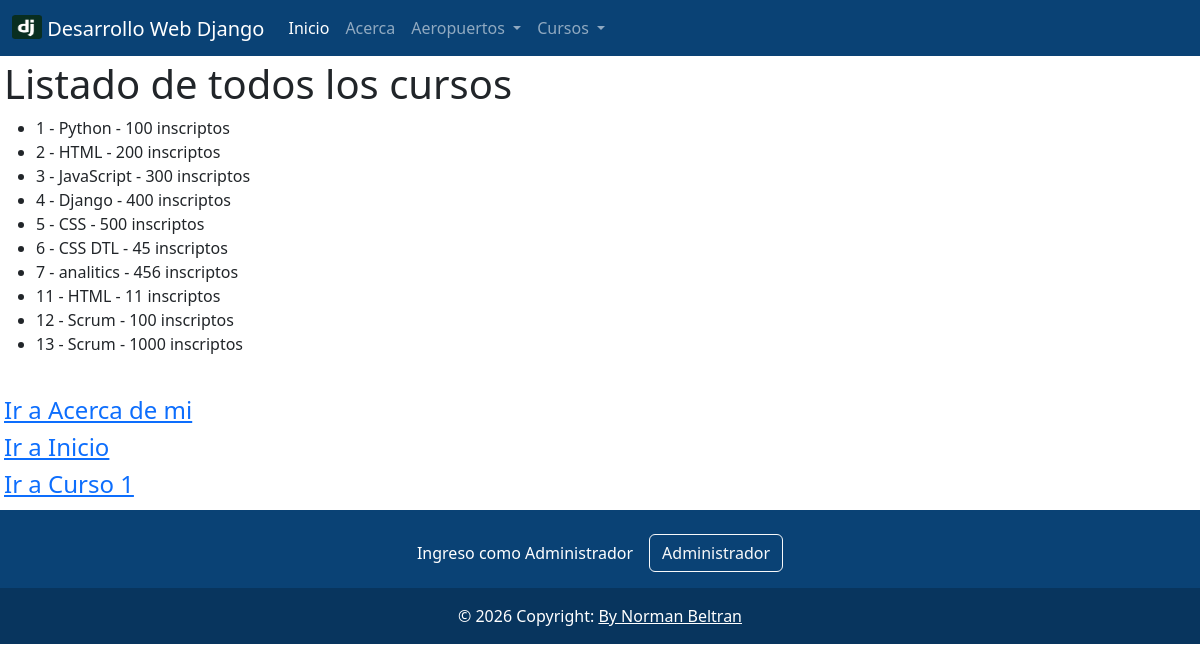
The page /miapp/allcursos/ on the database its author committed.
### miapp/views.py (the view)
# urls.py: path("allcursos/", views.allCursos, name="allcursos"),
def allCursos(request):
    conn = sqlite3.connect('curso.db')
    cursor = conn.cursor()
    cursor.execute("SELECT id, nombre, inscriptos FROM cursos;")
    cursos = cursor.fetchall()
    ctx={"cursos": cursos}
    conn.close()
    return render(request, "miapp/allcursos.html", ctx)

### miapp/templates/miapp/allcursos.html (shortened to what this page needs)
{% extends 'miapp/base.html' %}
{% load static %}
{% block content %}
<body>
    <h1>Listado de todos los cursos</h1>
    <ul>
        {% for id, nombre, inscriptos in cursos %}
            <li>{{ id }} - {{ nombre }} - {{ inscriptos }} inscriptos</li>
        {% endfor %}
    </ul>
</body>
<br>
<h4><a href="{% url 'acerca' %}">Ir a Acerca de mi</a><br></h4>
<h4><a href="{% url 'index' %}">Ir a Inicio</a><br></h4>
<h4><a href="{% url 'uncurso' id=1 %}">Ir a Curso 1</a><br></h4>
{% endblock content %}

### rows shown on the page
cursos: id "1", nombre "Python", inscriptos "100"
cursos: id "2", nombre "HTML", inscriptos "200"
cursos: id "3", nombre "JavaScript", inscriptos "300"
cursos: id "4", nombre "Django", inscriptos "400"
cursos: id "5", nombre "CSS", inscriptos "500"
cursos: id "6", nombre "CSS DTL", inscriptos "45"
cursos: id "7", nombre "analitics", inscriptos "456"
cursos: id "11", nombre "HTML", inscriptos "11"
cursos: id "12", nombre "Scrum", inscriptos "100"
cursos: id "13", nombre "Scrum", inscriptos "1000"
